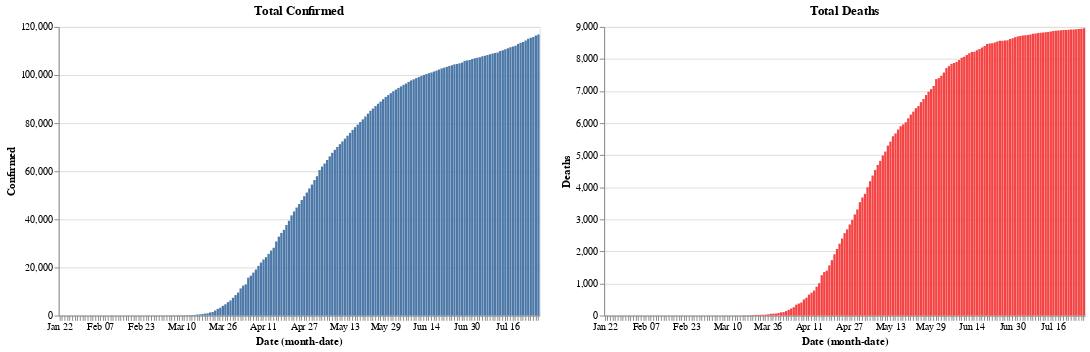

Source (notebook cell):
### Code cell
red = alt.value("#f54242")
base.encode(y="Confirmed").properties(title='Total Confirmed') | base.encode(y="Deaths", color=red).properties(title='Total Deaths')

### Figure 1 — Vega-Lite specification as saved in the notebook (floating-point values rounded to 4 significant figures; data arrays with more than 128 entries replaced by an {"elided": "..."} marker saying what was removed)
{"config": {"view": {"continuousWidth": 400, "continuousHeight": 300}}, "hconcat": [{"mark": "bar", "encoding": {"x": {"type": "ordinal", "field": "Date", "timeUnit": "monthdate"}, "y": {"type": "quantitative", "field": "Confirmed"}}, "title": "Total Confirmed", "width": 500}, {"mark": "bar", "encoding": {"color": {"value": "#f54242"}, "x": {"type": "ordinal", "field": "Date", "timeUnit": "monthdate"}, "y": {"type": "quantitative", "field": "Deaths"}}, "title": "Total Deaths", "width": 500}], "data": {"name": "data-63c7322698d579e2b2a2d4977863b492"}, "$schema": "https://vega.github.io/schema/vega-lite/v4.8.1.json", "datasets": {"data-63c7322698d579e2b2a2d4977863b492": {"elided": "189 records"}}}
